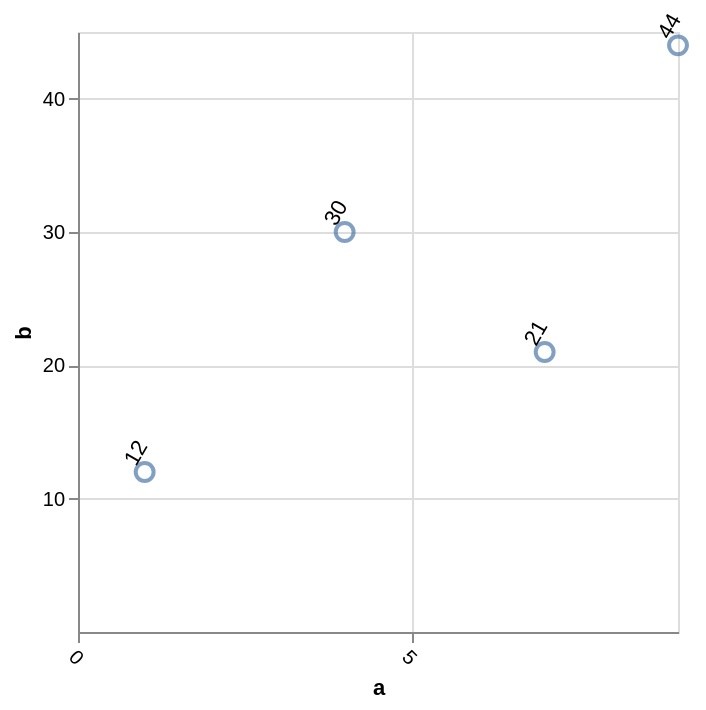

Here is the Vega-Lite specification saved for this chart:
### Vega-Lite specification from a JSON file in a GitHub repository (floating-point values rounded to 4 significant figures)
{"$schema": "https://vega.github.io/schema/vega-lite/v6.json", "description": "An axis told which ticks to show, and a text mark turned to fit between them.", "data": {"values": [{"a": 1, "b": 12}, {"a": 4, "b": 30}, {"a": 7, "b": 21}, {"a": 9, "b": 44}]}, "layer": [{"mark": {"type": "point", "size": 80}}, {"mark": {"type": "text", "angle": 300, "dy": -8, "align": "left", "limit": 30}, "encoding": {"text": {"field": "b", "type": "quantitative"}}}], "encoding": {"x": {"field": "a", "type": "quantitative", "axis": {"values": [0, 5, 10], "labelAngle": 45, "tickCount": 3}}, "y": {"field": "b", "type": "quantitative", "axis": {"values": [10, 20, 30, 40]}}}}
